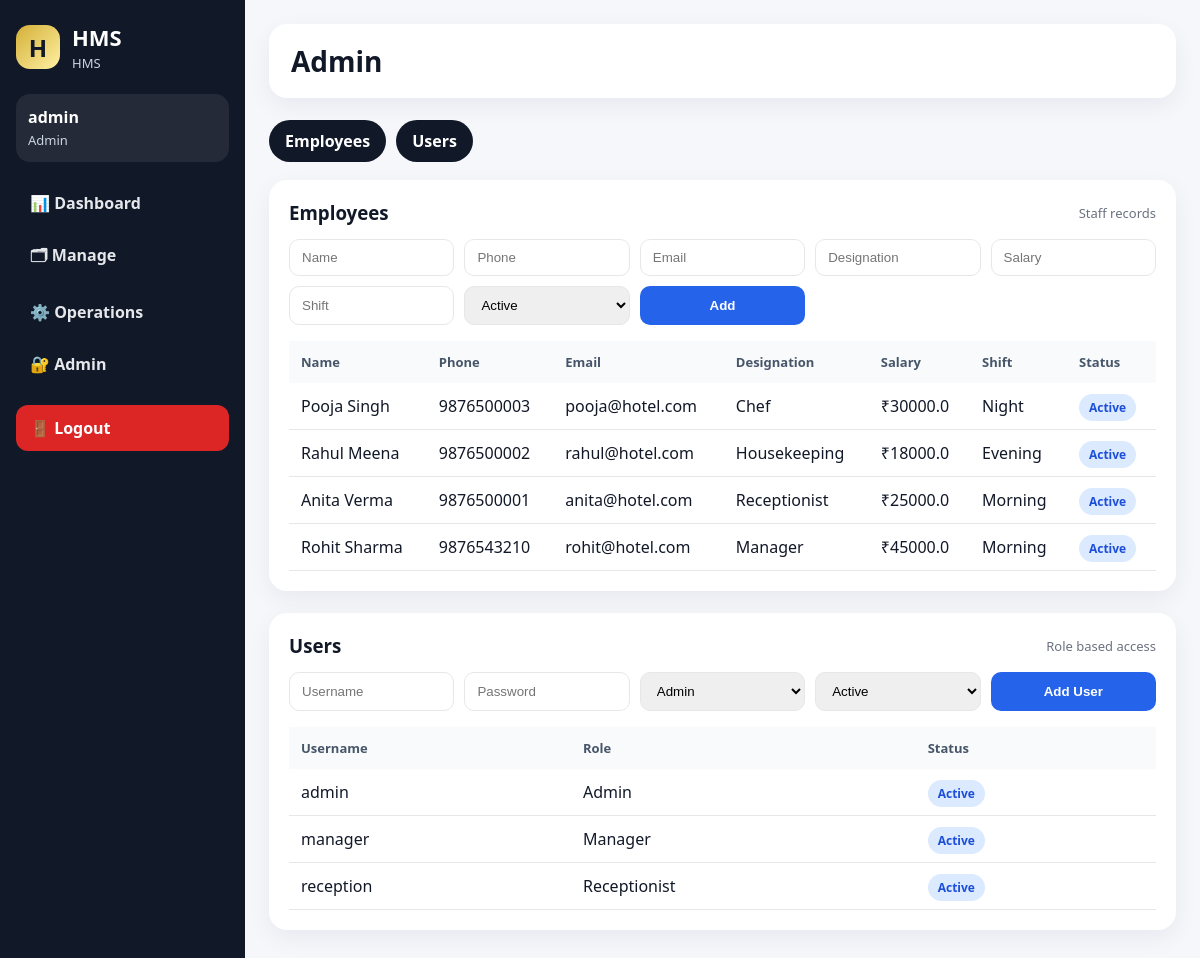
The page /admin (signed in) on the database its author committed.
### tables this page shows
CREATE TABLE employees(
        id INTEGER PRIMARY KEY AUTOINCREMENT,
        name TEXT,
        phone TEXT,
        email TEXT,
        designation TEXT,
        salary REAL,
        shift TEXT,
        status TEXT DEFAULT 'Active'
    );

CREATE TABLE users(
        id INTEGER PRIMARY KEY AUTOINCREMENT,
        username TEXT UNIQUE,
        password TEXT,
        role TEXT,
        status TEXT DEFAULT 'Active'
    );

### app.py (the view)
@app.route("/admin")
def admin():
    if session.get("role") not in ["Admin", "Manager"]:
        flash("Access denied.", "danger")
        return redirect(url_for("dashboard"))
    employees = query("SELECT * FROM employees ORDER BY id DESC")
    users = query("SELECT id, username, role, status FROM users ORDER BY id")
    return render_template("admin.html", employees=employees, users=users)

### app.py (called while the page is built)
def get_db():
    conn = sqlite3.connect(DB_PATH)
    conn.row_factory = sqlite3.Row
    return conn

def query(sql, params=(), one=False, commit=False):
    conn = get_db()
    cur = conn.execute(sql, params)
    if commit:
        conn.commit()
        last_id = cur.lastrowid
        conn.close()
        return last_id
    rows = cur.fetchall()
    conn.close()
    return (rows[0] if rows else None) if one else rows

def is_logged_in():
    return "user_id" in session

@app.context_processor
def inject_user():
    return dict(app_name=APP_NAME, current_user=session)

@app.before_request
def require_login():
    if request.endpoint in ["login", "static"]:
        return
    if not is_logged_in():
        return redirect(url_for("login"))

### templates/admin.html
{% extends "base.html" %}
{% set title = "Admin" %}
{% block content %}
<div class="quick-tabs">
    <a href="#employees">Employees</a>
    <a href="#users">Users</a>
</div>
<section id="employees" class="panel section">
    <div class="panel-head"><h3>Employees</h3><span>Staff records</span></div>
    <form class="form-grid" method="post" action="{{ url_for('add_employee') }}">
        <input name="name" placeholder="Name" required>
        <input name="phone" placeholder="Phone">
        <input name="email" placeholder="Email">
        <input name="designation" placeholder="Designation">
        <input name="salary" placeholder="Salary">
        <input name="shift" placeholder="Shift">
        <select name="status"><option>Active</option><option>Inactive</option></select>
        <button>Add</button>
    </form>
    <table>
        <tr><th>Name</th><th>Phone</th><th>Email</th><th>Designation</th><th>Salary</th><th>Shift</th><th>Status</th></tr>
        {% for e in employees %}
        <tr><td>{{ e.name }}</td><td>{{ e.phone }}</td><td>{{ e.email }}</td><td>{{ e.designation }}</td><td>₹{{ e.salary }}</td><td>{{ e.shift }}</td><td><span class="badge">{{ e.status }}</span></td></tr>
        {% endfor %}
    </table>
</section>
<section id="users" class="panel section">
    <div class="panel-head"><h3>Users</h3><span>Role based access</span></div>
    <form class="form-grid" method="post" action="{{ url_for('add_user') }}">
        <input name="username" placeholder="Username" required>
        <input name="password" placeholder="Password" required>
        <select name="role"><option>Admin</option><option>Manager</option><option>Receptionist</option></select>
        <select name="status"><option>Active</option><option>Inactive</option></select>
        <button>Add User</button>
    </form>
    <table>
        <tr><th>Username</th><th>Role</th><th>Status</th></tr>
        {% for u in users %}
        <tr><td>{{ u.username }}</td><td>{{ u.role }}</td><td><span class="badge">{{ u.status }}</span></td></tr>
        {% endfor %}
    </table>
</section>
{% endblock %}

### static/css/style.css (style rules this page uses)
:root { --bg: #f5f7fb; --card: #ffffff; --dark: #111827; --muted: #6b7280; --border: #e5e7eb; --blue: #2563eb; --green: #16a34a; --red: #dc2626; --purple: #7c3aed; --gold: #d4af37; }
* { box-sizing: border-box; }
body { margin: 0; background: var(--bg); font-family: "Segoe UI", Arial, sans-serif; color: var(--dark); }
.panel { background: white; padding: 20px; border-radius: 18px; box-shadow: 0 8px 25px rgba(15,23,42,0.06); margin-bottom: 22px; overflow-x: auto; }
.panel-head { display: flex; justify-content: space-between; align-items: center; margin-bottom: 14px; }
.panel-head h3 { margin: 0; }
.panel-head span { color: var(--muted); font-size: 13px; }
.quick-tabs { display: flex; gap: 10px; flex-wrap: wrap; margin-bottom: 18px; }
.quick-tabs a, .export-btn { background: #111827; color: white; text-decoration: none; padding: 10px 16px; border-radius: 999px; font-weight: 700; }
.section { scroll-margin-top: 20px; }
.form-grid { display: grid; grid-template-columns: repeat(5, minmax(120px, 1fr)); gap: 10px; margin-bottom: 16px; }
input, select { padding: 10px 12px; border: 1px solid var(--border); border-radius: 10px; width: 100%; }
button { background: #2563eb; color: white; border: none; padding: 10px 14px; border-radius: 10px; cursor: pointer; font-weight: 700; }
table { width: 100%; border-collapse: collapse; margin-top: 10px; }
th { background: #f8fafc; color: #475569; text-align: left; padding: 12px; font-size: 13px; }
td { border-bottom: 1px solid var(--border); padding: 12px; vertical-align: middle; }
.badge { background: #dbeafe; color: #1d4ed8; padding: 5px 10px; border-radius: 999px; font-size: 12px; font-weight: 700; }

### rows shown on the page
employees: name "Pooja Singh", phone "9876500003", email "pooja@hotel.com", designation "Chef", salary "30000.0", shift "Night", status "Active"
employees: name "Rahul Meena", phone "9876500002", email "rahul@hotel.com", designation "Housekeeping", salary "18000.0", shift "Evening", status "Active"
employees: name "Anita Verma", phone "9876500001", email "anita@hotel.com", designation "Receptionist", salary "25000.0", shift "Morning", status "Active"
employees: name "Rohit Sharma", phone "9876543210", email "rohit@hotel.com", designation "Manager", salary "45000.0", shift "Morning", status "Active"
users: username "admin", role "Admin", status "Active"
users: username "manager", role "Manager", status "Active"
users: username "reception", role "Receptionist", status "Active"

### other values the page prints
{{ app_name }} "HMS"
{{ current_user.username }} "admin"
{{ current_user.role }} "Admin"
{{ title or app_name }} "Admin"
